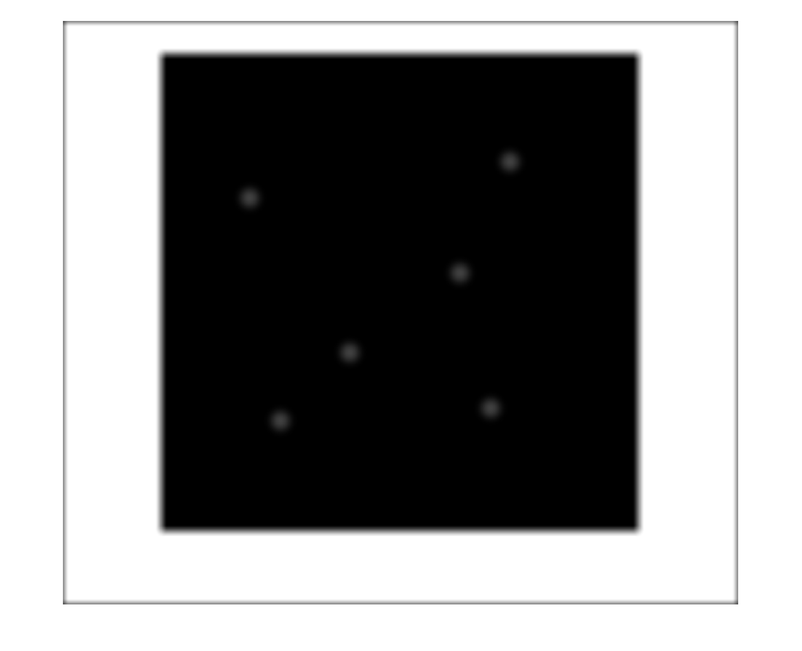
%> input picture MatLabTest/dot.png, 802 x 651 px, shrunk from 1722 x 1398 before the run
$ octave circular_dof.m   (GNU Octave 9; MATLAB toolbox functions it lacks are replaced by stand-ins)
%> lines starting %> are read from the running program, lines starting %| are printed output that depends on the picture
### MatLabTest/convolution.m
function out = convolution(input, kernel, cfg)
    kernel = gpuArray(kernel);
    redChannel = gpuArray(input(:, :, 1));
    greenChannel = gpuArray(input(:, :, 2));
    blueChannel = gpuArray(input(:, :, 3));

    r = conv2(double(redChannel), kernel, cfg);
    g = conv2(double(greenChannel), kernel, cfg);
    b = conv2(double(blueChannel), kernel, cfg);

    out(:,:,1) = r;
    out(:,:,2) = g;
    out(:,:,3) = b;

### MatLabTest/convolution_combine.m
function out = convolution_combine(input, realW, imaginaryW, weights)

    % Construct kernel from real and imagenary precomputed weights
    kernel = realW + 1j * imaginaryW;

    % Horizontal Blur 𝐹(𝑥)=𝑒^(−𝑎𝑥^2 ) (cos⁡(𝑏𝑥^2 )+𝑖 sin⁡(𝑏𝑥^2 ) )
    tmp_out = convolution(input, kernel, 'same');

    % Vertical Blur 𝐹(𝑥)=𝑒^(−𝑎𝑥^2 ) (cos⁡(𝑏𝑥^2 )+𝑖 sin⁡(𝑏𝑥^2 ) )
    tmp_out = convolution(tmp_out, transpose(kernel), 'same');

    % Combine the with weights 𝐶𝑜𝑙𝑜𝑟(𝑥)=𝐴〖∗𝐹〗_𝑟𝑒𝑎𝑙 (𝑥)+𝐵〖∗𝐹〗_𝑖𝑚𝑎𝑔𝑖𝑛𝑎𝑟𝑦 (𝑥)

    out = weights(1) * real(tmp_out) + weights(2) * imag(tmp_out);

### MatLabTest/circular_dof.m

% [27 lines of commented-out code are left out]

clear;

% -------------------------- Lower Precision Kernel -------------------------- %
Weight0  = [0.411259 -0.548794];
Real0 = [0.01409556159668803 -0.020612459315238564 -0.03870755434408963 -0.021448763206040992 0.013015130310381085 0.04217799580303998 0.057972226428136375 0.0636473791315247 0.0647544760221452 0.0636473791315247 0.057972226428136375 0.04217799580303998 0.013015130310381085 -0.021448763206040992 -0.03870755434408963 -0.020612459315238564 0.01409556159668803 ];
Imaginary0 = [-0.022657586462979884 -0.025574203141729788 0.006956906412901003 0.04046812518812997 0.05022292778495918 0.03858507697191389 0.019812039496895438 0.005251749153334179 0.0 0.005251749153334179 0.019812039496895438 0.03858507697191389 0.05022292778495918 0.04046812518812997 0.006956906412901003 -0.025574203141729788 -0.022657586462979884 ];
Weight1  = [0.513282 4.561110];
Real1 = [0.00011471274147674296 0.0053241944447029645 0.01375342775340076 0.02470037943468705 0.0366934031461834 0.04797609018238804 0.057015359357022385 0.06278230792236948 0.0647544760221452 0.06278230792236948 0.057015359357022385 0.04797609018238804 0.0366934031461834 0.02470037943468705 0.01375342775340076 0.0053241944447029645 0.00011471274147674296 ];
Imaginary1 = [0.009115767931619433 0.013416076181066846 0.016518778005752112 0.01721496258662671 0.015063844631669552 0.010684250570423394 0.005570251097457814 0.0015288678619985174 0.0 0.0015288678619985174 0.005570251097457814 0.010684250570423394 0.015063844631669552 0.01721496258662671 0.016518778005752112 0.013416076181066846 0.009115767931619433 ];
KernelSize = 8;

img = im2double(imread('dot.png'));
%> img: size 651x802x3 double; min 0, max 1, mean 0.558


% --------------------------------- Original --------------------------------- %
orig = figure;
imshow(img)

% ------------------------------- Gaussian Blur ------------------------------ %
disp("Gaussian");
tic
gaussian_img = convolution(img, fspecial('gaussian',[2*KernelSize+1 2*KernelSize+1], 2*KernelSize/3), 'same');
%> in convolution, `r = conv2(double(redChannel), kernel, cfg);`:
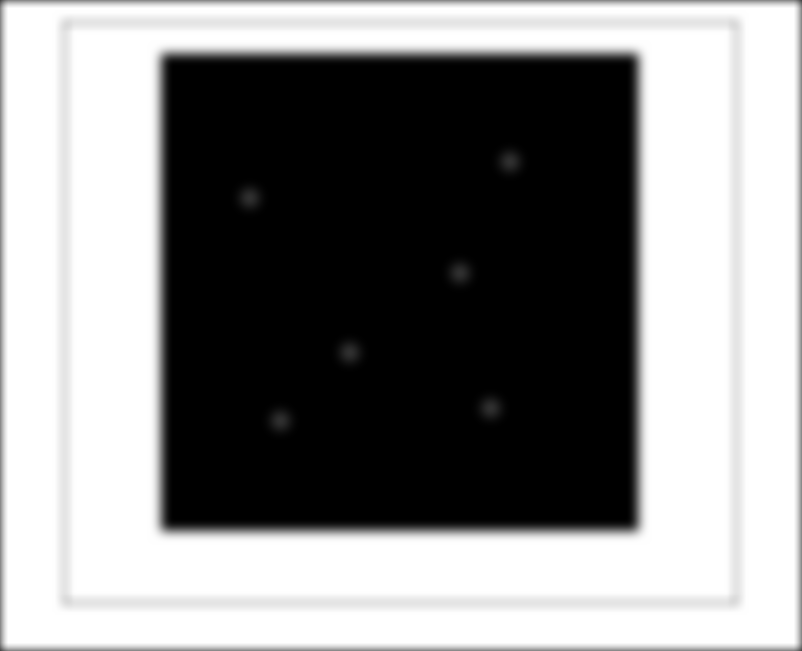
%> r: size 651x802 double; min 0, max 1, mean 0.549
toc

gauss = figure;
imshow(gaussian_img)
saveas(gauss,'gaussian.png');

% ------------------------------- Circular Blur ------------------------------ %
disp("Circular");

tic
circle_img = convolution(img, fspecial('disk', KernelSize), 'same');
toc

circular = figure;
imshow(circle_img);
saveas(circular,'dot.png');

% ----------------- Circurlarly Seperable Convolutional Blur ----------------- %
disp("CSC");

% [6 lines of commented-out code are left out]

tic
final_img = convolution_combine(img, Real0, Imaginary0, Weight0) + convolution_combine(img, Real1, Imaginary1, Weight1);
%> in convolution_combine, `out = weights(1) * real(tmp_out) + weights(2) * imag(tmp_out);`:
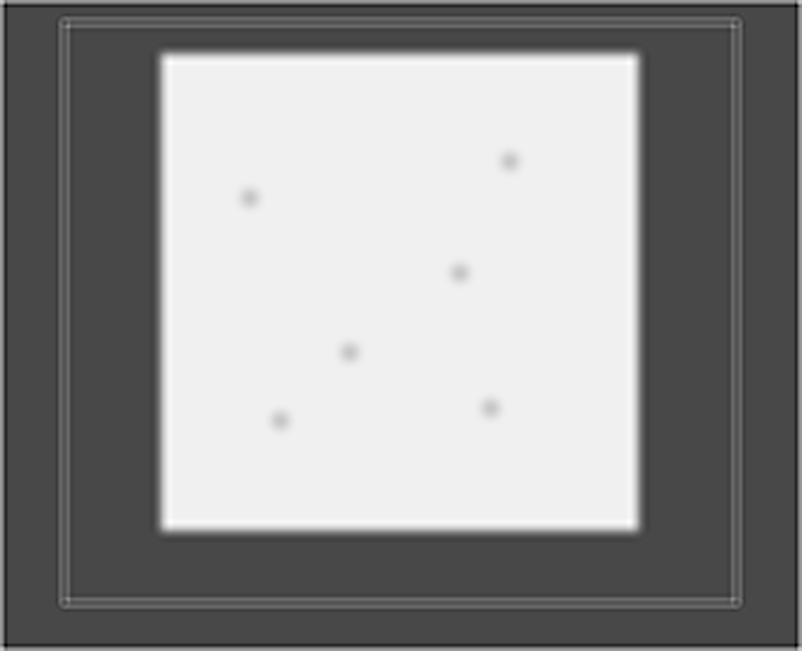
%> out: size 651x802x3 double; min -0.0838, max 0.00521, mean -0.0322; drawn with min black and max white
toc
csc = figure;
imshow(final_img);
saveas(csc,'final.png');

diff = figure;
imshow((final_img - circle_img).^10);
saveas(diff,'diff.png');
